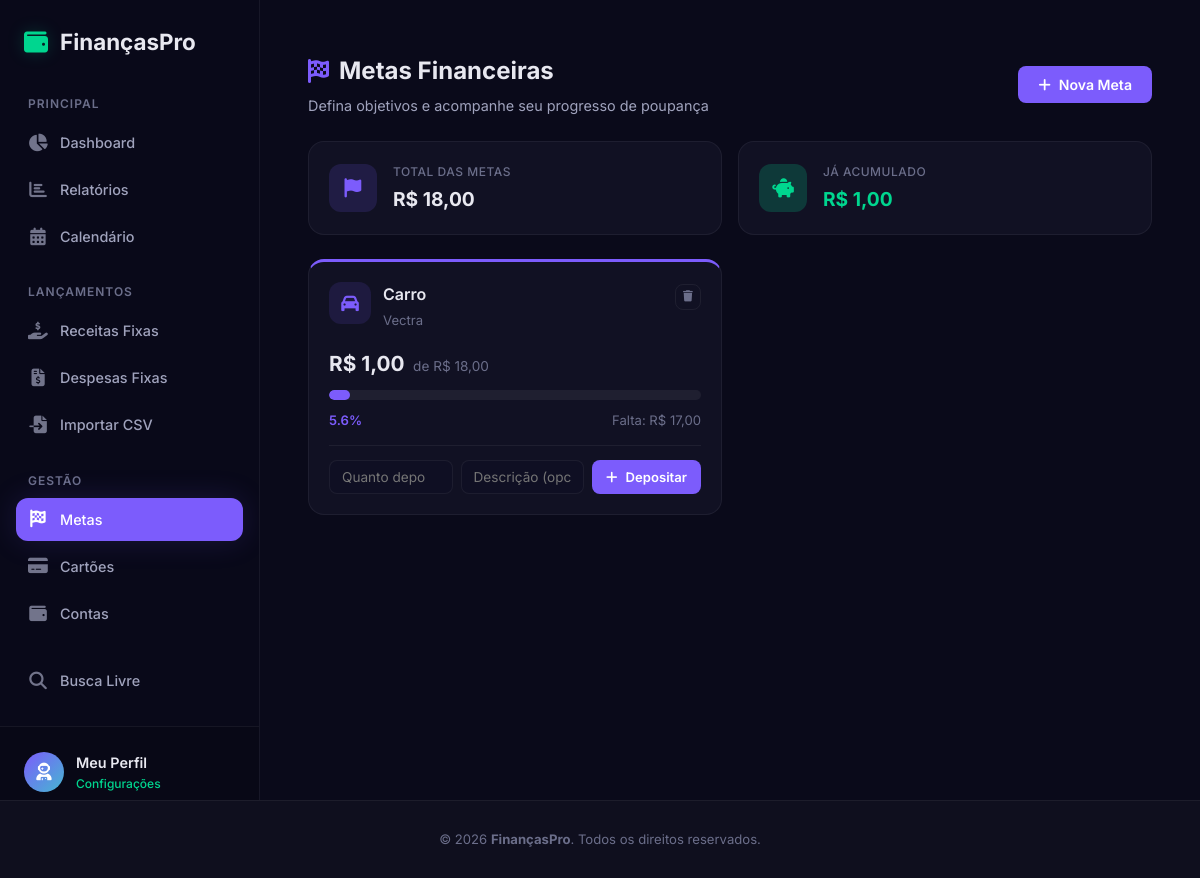
Page /metas on the earlier database version.
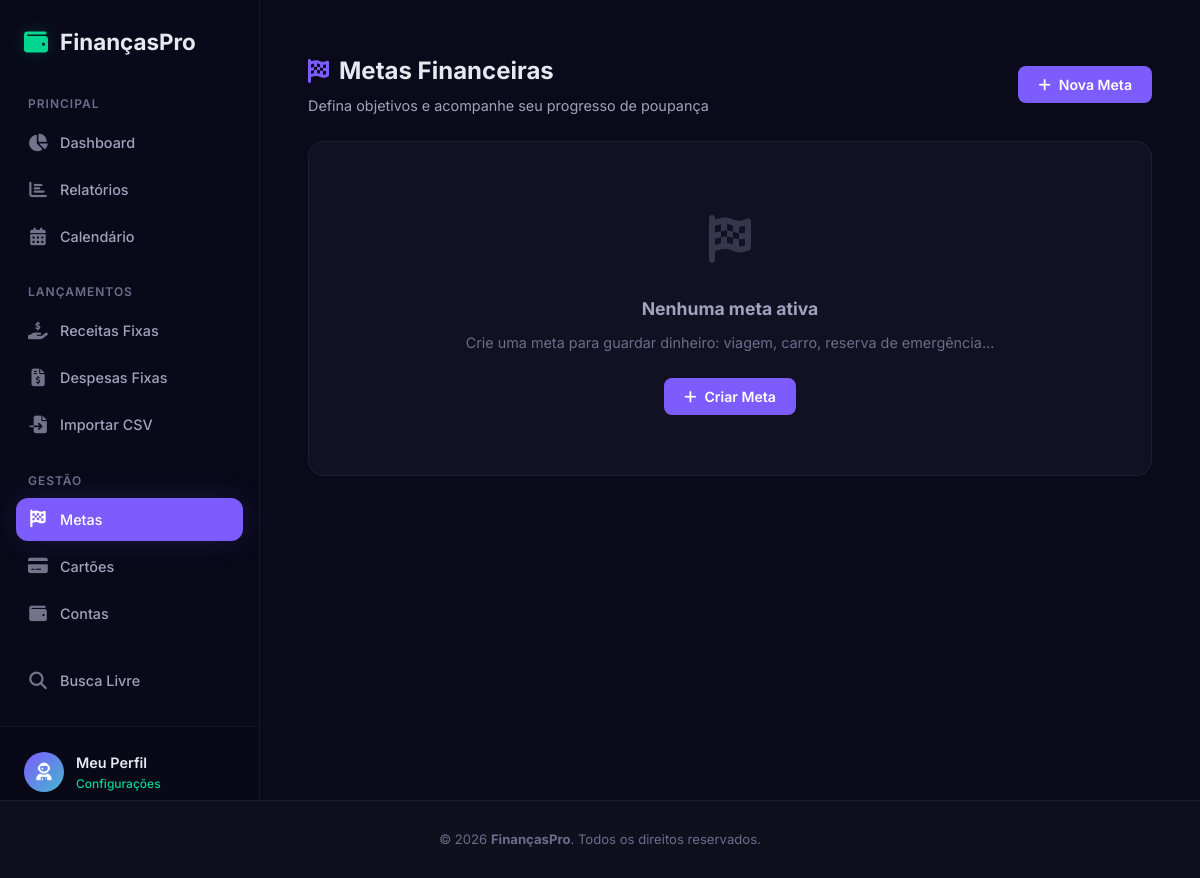
Same page on the later database version.
### app.py (models this page shows)
class Meta(db.Model):
    id = db.Column(db.Integer, primary_key=True)
    nome = db.Column(db.String(100), nullable=False)
    descricao = db.Column(db.String(200))
    valor_alvo = db.Column(db.Float, nullable=False)
    valor_atual = db.Column(db.Float, default=0.0)
    prazo = db.Column(db.Date, nullable=True)
    icone = db.Column(db.String(30), default='fa-bullseye')
    cor = db.Column(db.String(7), default='#7c5cfc')
    concluida = db.Column(db.Boolean, default=False)
    criada_em = db.Column(db.DateTime, default=datetime.utcnow)
    usuario_id = db.Column(db.Integer, db.ForeignKey('usuario.id'), nullable=False)
    depositos = db.relationship('DepositoMeta', backref='meta', lazy=True,
                                cascade='all, delete-orphan', order_by='DepositoMeta.data.desc()')
    @property
    def percentual(self):
        if self.valor_alvo <= 0:
            return 0
        return min(round((self.valor_atual / self.valor_alvo) * 100, 1), 100)
    @property
    def restante(self):
        return max(self.valor_alvo - self.valor_atual, 0)
    @property
    def dias_restantes(self):
        if not self.prazo:
            return None
        delta = self.prazo - date.today()
        return max(delta.days, 0)

### app.py (the view)
@app.route('/metas')
def metas():
    usuario = get_user()
    metas_ativas = Meta.query.filter_by(usuario_id=usuario.id, concluida=False).order_by(Meta.prazo).all()
    metas_concluidas = Meta.query.filter_by(usuario_id=usuario.id, concluida=True).all()
    total_alvo = sum(m.valor_alvo for m in metas_ativas)
    total_acumulado = sum(m.valor_atual for m in metas_ativas)
    return render_template('metas.html',
                           metas_ativas=metas_ativas,
                           metas_concluidas=metas_concluidas,
                           total_alvo=total_alvo,
                           total_acumulado=total_acumulado)

### app.py (called while the page is built, shortened)
def get_user():
    usuario = Usuario.query.first()
    return usuario

@app.before_request
def processar_automaticos():
    if request.path.startswith('/static/'):
        return
    usuario = get_user()
    if not usuario:
        return
    hoje = date.today()
    chave_cache = f"{usuario.id}_{hoje.isoformat()}"
    if chave_cache in cache_processamento:
        return

@app.context_processor
def inject_user():
    return dict(usuario=get_user())

def processar_automaticos(usuario):
    hoje = date.today()
    chave = f"{usuario.id}-{hoje.isoformat()}"
    if chave in _automaticos_cache:
        return

@app.before_request
def auto_processar():
    if request.endpoint and request.endpoint != 'static':
        try:
            usuario = Usuario.query.first()
            if usuario:
                processar_automaticos(usuario)
        except Exception:
            pass

@app.template_filter('brl')
def format_brl(value):
    try:
        return f"R$ {value:,.2f}".replace(',', 'X').replace('.', ',').replace('X', '.')
    except (ValueError, TypeError):
        return "R$ 0,00"

### templates/metas.html (shortened to what this page needs)
{% extends 'base.html' %}
{% block content %}
<section class="page-section">
    <div class="page-header">
        <div>
            <h1><i class="fas fa-flag-checkered"></i> Metas Financeiras</h1>
            <p class="page-subtitle">Defina objetivos e acompanhe seu progresso de poupança</p>
        </div>
        <button class="btn btn-primary" onclick="openModal('addMetaModal')">
            <i class="fas fa-plus"></i> Nova Meta
        </button>
    </div>
    {% if metas_ativas %}
    <div class="stats-grid stats-grid-2">
        <div class="stat-card">
            <div class="stat-icon" style="background: rgba(124, 92, 252, 0.15); color: #7c5cfc;">
                <i class="fas fa-flag"></i>
            </div>
            <div class="stat-info">
                <span class="stat-label">Total das Metas</span>
                <span class="stat-value">{{ total_alvo|brl }}</span>
            </div>
        </div>
        <div class="stat-card">
            <div class="stat-icon stat-icon-green">
                <i class="fas fa-piggy-bank"></i>
            </div>
            <div class="stat-info">
                <span class="stat-label">Já Acumulado</span>
                <span class="stat-value text-green">{{ total_acumulado|brl }}</span>
            </div>
        </div>
    </div>
    {% endif %}
    {% if metas_ativas %}
    <div class="goals-grid">
        {% for meta in metas_ativas %}
        <div class="goal-card" style="--goal-color: {{ meta.cor }}">
            <div class="goal-card-header">
                <div class="goal-card-icon" style="background: {{ meta.cor }}20; color: {{ meta.cor }}">
                    <i class="fas {{ meta.icone }}"></i>
                </div>
                <div class="goal-card-title">
                    <h3>{{ meta.nome }}</h3>
                    {% if meta.descricao %}
                    <p class="goal-desc">{{ meta.descricao }}</p>
                    {% endif %}
                </div>
                <form action="{{ url_for('excluir_meta', id=meta.id) }}" method="POST" class="inline-form"
                    onsubmit="return confirm('Excluir meta {{ meta.nome }}?')">
                    <button type="submit" class="btn-icon btn-icon-delete btn-icon-sm"><i
                            class="fas fa-trash"></i></button>
                </form>
            </div>
            <div class="goal-card-values">
                <span class="goal-current">{{ meta.valor_atual|brl }}</span>
                <span class="goal-target">de {{ meta.valor_alvo|brl }}</span>
            </div>
            <div class="progress-bar progress-bar-lg">
                <div class="progress-fill" style="width: {{ meta.percentual }}%; background: {{ meta.cor }}"></div>
            </div>
            <div class="goal-card-footer">
                <span style="color: {{ meta.cor }}; font-weight: 600;">{{ meta.percentual }}%</span>
                <span class="text-muted">Falta: {{ meta.restante|brl }}</span>
            </div>
            <form action="{{ url_for('depositar_meta', id=meta.id) }}" method="POST" class="goal-deposit-form">
                <input type="number" name="valor" step="0.01" min="0.01" placeholder="Quanto depositar?" required>
                <input type="text" name="descricao" placeholder="Descrição (opcional)" class="deposit-desc-input">
                <button type="submit" class="btn btn-sm btn-primary">
                    <i class="fas fa-plus"></i> Depositar
                </button>
            </form>
        </div>
        {% endfor %}
    </div>
    {% else %}
    <div class="empty-state-page">
        <div class="empty-icon"><i class="fas fa-flag-checkered"></i></div>
        <h3>Nenhuma meta ativa</h3>
        <p>Crie uma meta para guardar dinheiro: viagem, carro, reserva de emergência...</p>
        <button class="btn btn-primary" onclick="openModal('addMetaModal')">
            <i class="fas fa-plus"></i> Criar Meta
        </button>
    </div>
    {% endif %}
</section>
{% endblock %}

Differences in the rows shown:
removed Meta: nome "Carro", descricao "Vectra", valor_atual|brl "R$ 1,00", valor_alvo|brl "R$ 18,00", percentual "5.6", restante|brl "R$ 17,00"
Other differences:
{{ total_alvo|brl }}: "R$ 18,00" → (not shown)
{{ total_acumulado|brl }}: "R$ 1,00" → (not shown)
text no longer shown: "TOTAL DAS METAS JÁ ACUMULADO"
text now shown: "Nenhuma meta ativa Crie uma meta para guardar dinheiro: viagem, carro, reserva de emergência... Criar Meta"
